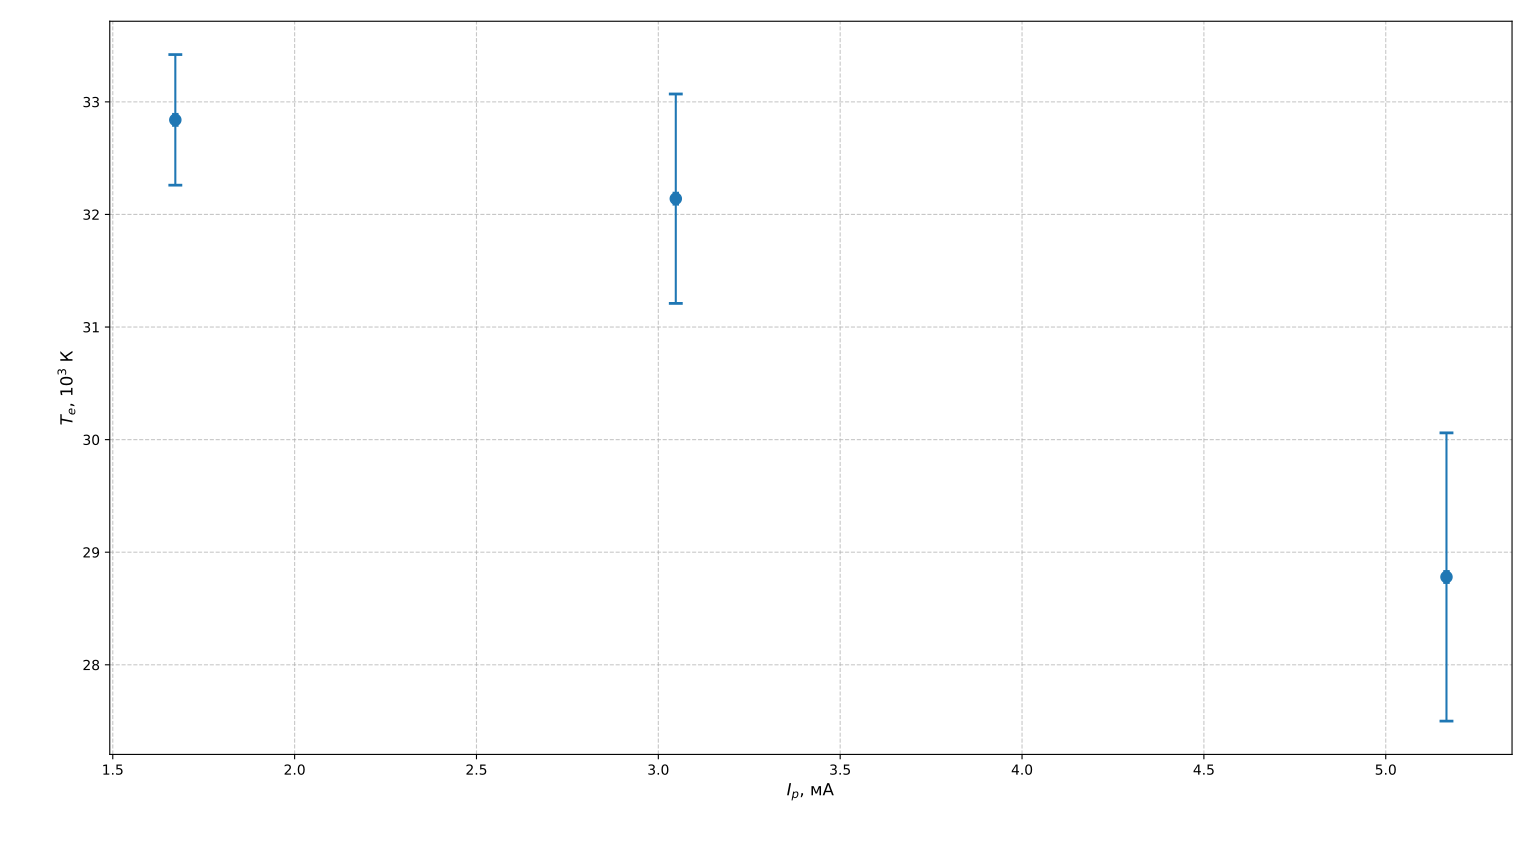

The Python source for this figure:
import matplotlib.pyplot as plt
import numpy as np

# Данные из таблицы
I_p = [5.167, 3.048, 1.672]  # мА
kT_e = [2.48, 2.77, 2.83]    # эВ
T_e = [28.78, 32.14, 32.84]  # ×10³ К

# Погрешности
delta_I = 0.005  # мА
delta_T_e = [1.28, 0.93, 0.58]  # ×10³ К

# Построение графика
plt.figure(figsize=(10, 6))
plt.errorbar(I_p, T_e, xerr=delta_I, yerr=delta_T_e, 
             fmt='o', markersize=8, capsize=5, capthick=2,
             label='Экспериментальные точки')

# Настройки графика
plt.xlabel('$I_p$, мА', fontsize=12)
plt.ylabel('$T_e$, $10^3$ К', fontsize=12)
# plt.title('Зависимость температуры электронов от тока разряда', fontsize=14)
plt.grid(True, linestyle='--', alpha=0.7)
# plt.legend(fontsize=11)

# Добавляем аннотации с значениями
# for i, (x, y, kt) in enumerate(zip(I_p, T_e, kT_e)):
#     plt.annotate(f'$kT_e$ = {kt} эВ', (x, y), 
#                 xytext=(10, 5), textcoords='offset points',
#                 fontsize=10, bbox=dict(boxstyle="round,pad=0.3", fc="white", alpha=0.7))

plt.tight_layout()
plt.show()
